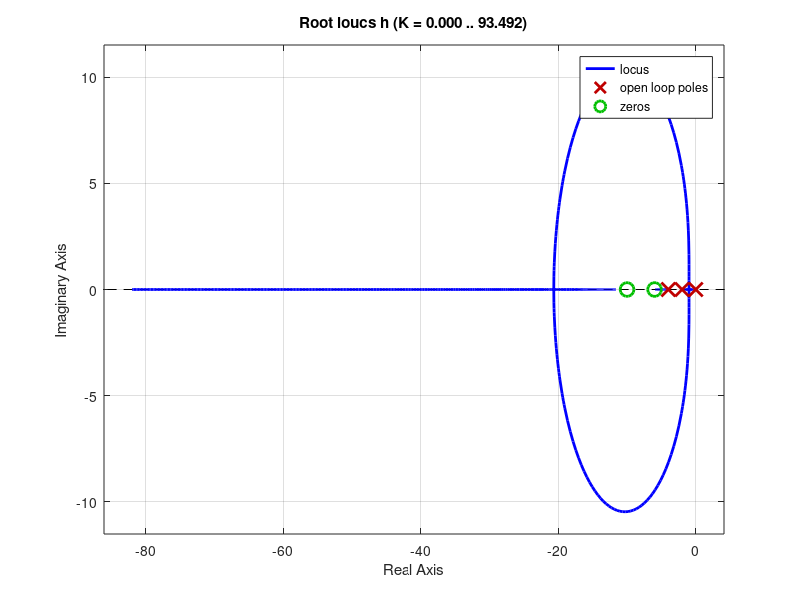

The MATLAB script that drew this image:
function problem8
figure
n = -1*[0 1 16 60];
d = -1*[1 6 8 0];
h = tf(n, d);
%pzmap(h);
%step(h);
rlocus(h);

%{
gain = linspace(0, 10);
for i =1:length(gain)
    n = -gain(i)*[0 1 16 60];
    d = -gain(i)*[1 6 8 0];
    h = tf(n, 1 + d);
    pzmap(h);
    hold on;
end

%}

%{
[A, B, C, D] = tf2ss(n, 1 + d);
sys = ss(A, B, C, 0);
%}